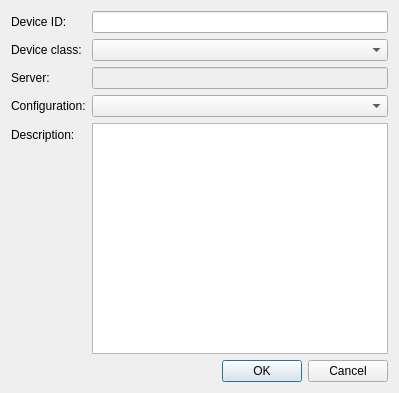
<?xml version="1.0" encoding="UTF-8"?>
<ui version="4.0">
 <class>Dialog</class>
 <widget class="QDialog" name="Dialog">
  <property name="geometry">
   <rect>
    <x>0</x>
    <y>0</y>
    <width>399</width>
    <height>393</height>
   </rect>
  </property>
  <property name="windowTitle">
   <string>Dialog</string>
  </property>
  <layout class="QVBoxLayout" name="verticalLayout">
   <item>
    <layout class="QFormLayout" name="formLayout">
     <property name="fieldGrowthPolicy">
      <enum>QFormLayout::AllNonFixedFieldsGrow</enum>
     </property>
     <item row="0" column="0">
      <widget class="QLabel" name="laTitle">
       <property name="text">
        <string>Device ID:</string>
       </property>
      </widget>
     </item>
     <item row="0" column="1">
      <widget class="QLineEdit" name="leTitle">
       <property name="toolTip">
        <string>Set instance ID for this device</string>
       </property>
       <property name="statusTip">
        <string>Set instance ID for this device</string>
       </property>
      </widget>
     </item>
     <item row="1" column="0">
      <widget class="QLabel" name="laClass">
       <property name="text">
        <string>Device class:</string>
       </property>
      </widget>
     </item>
     <item row="1" column="1">
      <widget class="QComboBox" name="cbClass">
       <property name="toolTip">
        <string>Select device class for this device</string>
       </property>
       <property name="statusTip">
        <string>Select device class for this device</string>
       </property>
      </widget>
     </item>
     <item row="2" column="0">
      <widget class="QLabel" name="laServerId">
       <property name="text">
        <string>Server:</string>
       </property>
      </widget>
     </item>
     <item row="2" column="1">
      <widget class="QLineEdit" name="leServerId">
       <property name="enabled">
        <bool>false</bool>
       </property>
       <property name="toolTip">
        <string>The server this device belongs to</string>
       </property>
       <property name="statusTip">
        <string>The server this device belongs to</string>
       </property>
      </widget>
     </item>
     <item row="3" column="0">
      <widget class="QLabel" name="laConfig">
       <property name="text">
        <string>Configuration:</string>
       </property>
      </widget>
     </item>
     <item row="3" column="1">
      <widget class="QComboBox" name="cbConfig">
       <property name="toolTip">
        <string>The name which is descriptive enough to find the configuration again</string>
       </property>
       <property name="statusTip">
        <string>The name which is descriptive enough to find the configuration again</string>
       </property>
      </widget>
     </item>
     <item row="4" column="0">
      <widget class="QLabel" name="laDescription">
       <property name="text">
        <string>Description:</string>
       </property>
      </widget>
     </item>
     <item row="4" column="1">
      <widget class="QTextEdit" name="teDescription">
       <property name="toolTip">
        <string>The description for this device</string>
       </property>
       <property name="statusTip">
        <string>The description for this device</string>
       </property>
      </widget>
     </item>
    </layout>
   </item>
   <item>
    <widget class="QDialogButtonBox" name="buttonBox">
     <property name="orientation">
      <enum>Qt::Horizontal</enum>
     </property>
     <property name="standardButtons">
      <set>QDialogButtonBox::Cancel|QDialogButtonBox::Ok</set>
     </property>
    </widget>
   </item>
  </layout>
 </widget>
 <resources/>
 <connections>
  <connection>
   <sender>buttonBox</sender>
   <signal>accepted()</signal>
   <receiver>Dialog</receiver>
   <slot>accept()</slot>
   <hints>
    <hint type="sourcelabel">
     <x>248</x>
     <y>254</y>
    </hint>
    <hint type="destinationlabel">
     <x>157</x>
     <y>274</y>
    </hint>
   </hints>
  </connection>
  <connection>
   <sender>buttonBox</sender>
   <signal>rejected()</signal>
   <receiver>Dialog</receiver>
   <slot>reject()</slot>
   <hints>
    <hint type="sourcelabel">
     <x>316</x>
     <y>260</y>
    </hint>
    <hint type="destinationlabel">
     <x>286</x>
     <y>274</y>
    </hint>
   </hints>
  </connection>
 </connections>
</ui>
